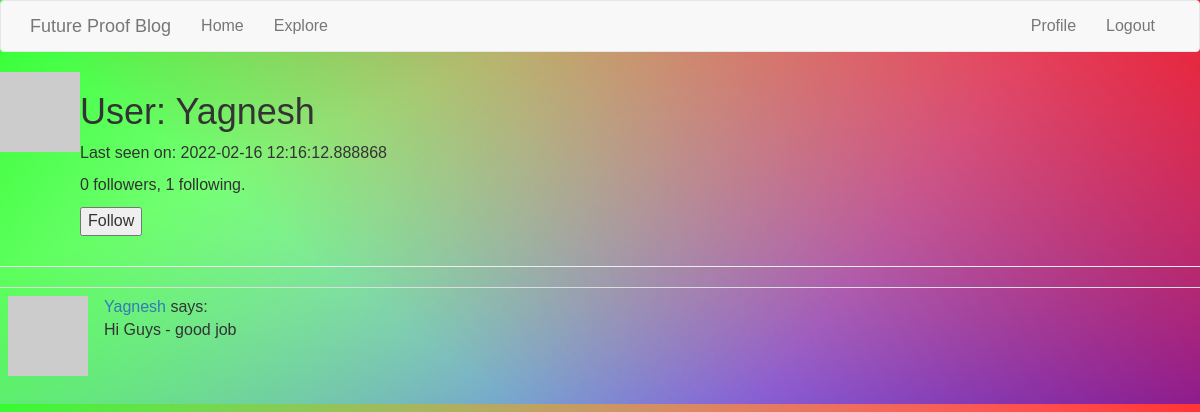
Page /user/Yagnesh (signed in) on the earlier database version.
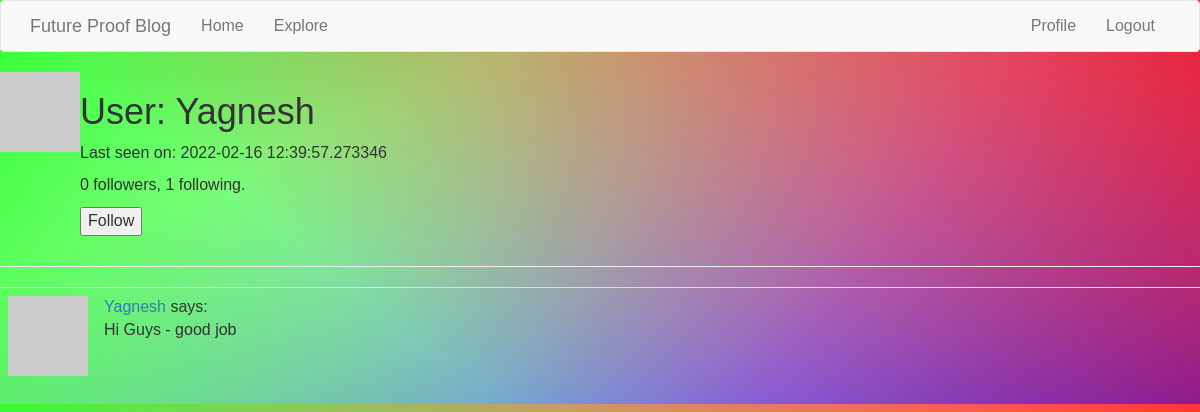
Same page on the later database version.
### app/models.py (models this page shows, shortened)
class User(UserMixin, db.Model):
    id = db.Column(db.Integer, primary_key=True)
    username = db.Column(db.String(64), index=True, unique=True)
    email = db.Column(db.String(120), index=True, unique=True)
    password_hash = db.Column(db.String(128))
    posts = db.relationship('Post', backref='author', lazy='dynamic')
    followed = db.relationship(
        'User', secondary=followers,
        primaryjoin=(followers.c.follower_id == id),
        secondaryjoin=(followers.c.followed_id == id),
        backref=db.backref('followers', lazy='dynamic'), lazy='dynamic')
    def avatar(self, size):
        digest = md5(self.email.lower().encode('utf-8')).hexdigest()
        return 'https://www.gravatar.com/avatar/{}?d=identicon&s={}'.format(
            digest, size)
    about_me = db.Column(db.String(140))
    last_seen = db.Column(db.DateTime, default=datetime.utcnow)
    def is_following(self, user):
        return self.followed.filter(
            followers.c.followed_id == user.id).count() > 0

### app/routes.py (the view)
@app.route('/user/<username>')
@login_required
def user(username):
    user = User.query.filter_by(username=username).first_or_404()
    page = request.args.get('page', 1, type=int)
    posts = user.posts.order_by(Post.timestamp.desc()).paginate(
        page, app.config['POSTS_PER_PAGE'], False)
    next_url = url_for('user', username=user.username, page=posts.next_num) \
        if posts.has_next else None
    prev_url = url_for('user', username=user.username, page=posts.prev_num) \
        if posts.has_prev else None
    form = EmptyForm()
    return render_template('user.html', user=user, posts=posts.items,
                           next_url=next_url, prev_url=prev_url, form=form)

### app/forms.py
class EmptyForm(FlaskForm):
    submit = SubmitField('Submit')

### app/models.py (called while the page is built)
@login.user_loader
def load_user(id):
    return User.query.get(int(id))

### app/routes.py (called while the page is built)
@app.before_request
def before_request():
    if current_user.is_authenticated:
        current_user.last_seen = datetime.utcnow()
        db.session.commit()

### app/templates/user.html (shortened to what this page needs)
{% extends "base.html" %}
{% block content %}
    <table>
        <tr valign="top">
            <td><img src="{{ user.avatar(128) }}"></td>
            <td>
                <h1>User: {{ user.username }}</h1>
        {% if user.last_seen %}<p>Last seen on: {{ user.last_seen }}</p>{% endif %}
        <p>{{ user.followers.count() }} followers, {{ user.followed.count() }} following.</p>
        {% if user == current_user %}
        <p><a href="{{ url_for('edit_profile') }}">Edit your profile</a></p>
        {% elif not current_user.is_following(user) %}
        <p>
            <form action="{{ url_for('follow', username=user.username) }}" method="post">
                {{ form.submit(value='Follow') }}
            </form>
        </p>
        {% endif %}
            </td>
        </tr>
    </table>
    <hr>
    {% for post in posts %}
        {% include '_post.html' %}
    {% endfor %}
{% endblock %}

Differences in the rows shown:
changed User "Yagnesh": last_seen "2022-02-16 12:16:12.888868" → "2022-02-16 12:39:57.273346"
